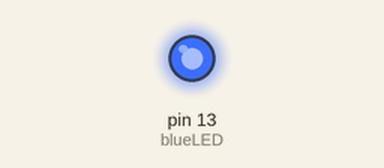
Simulated run of this sketch. Board: Arduino Uno, built with avr-gcc and run on an emulated ATmega328P. Shown: output pins drawn as LEDs (lit = HIGH).

Above: at 0.5 s.
At 1.5 s:
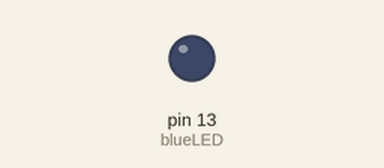
Timing chart, 0 to 3.0 s (numbered marks = the images above):
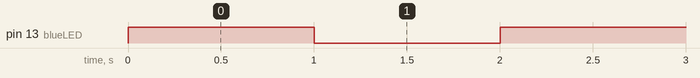

Measured:
- by itself, pin 13 (blueLED): repeats every 0.20 s: HIGH 0.10 s, LOW 0.10 s

The sketch:

lab1_level1.ino
```cpp
// C++ code
// Emre YILMAZ
// 29th May 2021
int blueLED = 13; // the blueLED set to 13
int count = 0; // to test the 'while' loop
int shortDelay = 100;
int longDelay = 1000;
void setup()
{
	pinMode(blueLED, OUTPUT); // setting up the pin
}

void loop()
{
  while(count<3){ // when it runs the 'while' loop 3 times it will execute
  digitalWrite(blueLED, HIGH); // it will turn on the LED
  delay(longDelay); // Waits for 1 sec
  digitalWrite(blueLED, LOW); // it will turn off the LED
  delay(longDelay); // Waits for 1 sec
  count++; // it will increase the count variable
  }

  while(count<6){ // when it runs the 'while' loop 3 times it will execute
  digitalWrite(blueLED, HIGH); // it will turn on the LED
  delay(shortDelay); // Waits for 0.1 sec
  digitalWrite(blueLED, LOW); // it will turn off the LED
  delay(shortDelay); // Waits for 0.1 sec
  count++; // it will increase the count variable
  }

}
```
